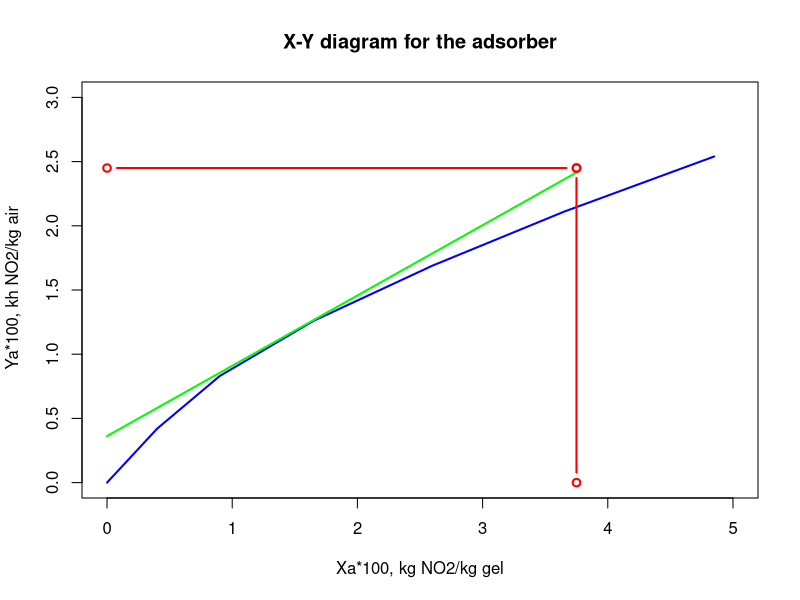

Reproduce this figure in R.
#page:190
T = 298
P = 101.3
y1 = 0.015 
V1 = 0.5
M1 = 46
M2 = 29

 
Y1 = y1*M1/((1-y1)*M2)
Y2 = 0.15*Y1
X2 = 0 

x = c(0,0,0.4,0.42,0.9,0.83,1.65,1.26,2.6,1.69,3.65,2.11,4.85,2.54)

Data_eqm = matrix(ncol = 2,data = x,byrow = TRUE)

X1_max = 0.0375

y = c(0,0,2,0.4,4,0.9,6,1.65,8,2.60,10,3.65,12,4.85,X1_max,Y1)

Data_eqm1 = matrix(ncol = 2,data = y,byrow = TRUE)

wb1 = 1/(1+Y1) 
Vs = V1*wb1
Ls_min = Vs*(Y1-Y2)/(X1_max-X2)
z = c(X2,Y2,X1_max,Y1)*100
Data_minSlope = matrix(ncol = 2,data = z,byrow = TRUE)
Ls = 2*Ls_min
X1 = X2 + Vs*(Y1-Y2)/Ls


plot(Data_eqm[ ,c(1)],Data_eqm[ ,c(2)],main ='X-Y diagram for the adsorber',xlab = "Xa*100, kg NO2/kg gel",ylab = " Ya*100, kh NO2/kg air",col = 'blue',type = 'l',ylim = c(0.0,3.0),xlim = c(0,5),lwd = 2)
lines(Data_minSlope[ ,c(1)],Data_minSlope[ ,c(2)],col = 'green',type = 'l',ylim = c(0.0,3.0),xlim = c(0,5),lwd=2)
lines(c(3.75,3.75),c(0,2.45),type = 'b',col='red',ylim = c(0.0,3.0),xlim = c(0,5),lwd=2)
lines(c(0,3.75),c(2.45,2.45),type = 'b',col='red',ylim = c(0.0,3.0),xlim = c(0,5),lwd=2)

cat(round(Ls,3),round(X1,4))
